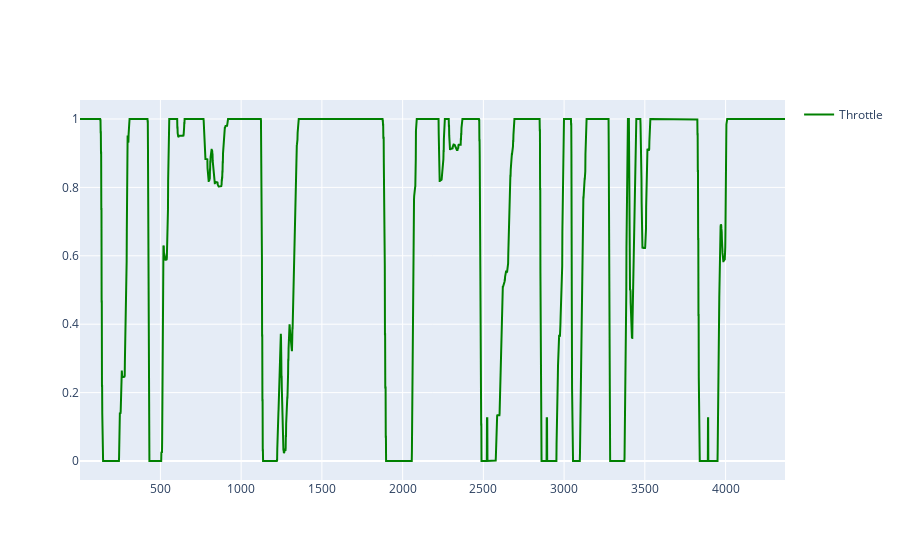

Notebook code for this chart:
### Code cell
fig = lap_fig(data_frames[0], full_range=True, columns=["Throttle"])
fig.show()

### Figure 1 — Plotly figure (JSON) as saved in the notebook; plotly's stock layout.template omitted (floating-point values rounded to 4 significant figures; data arrays with more than 128 entries replaced by an {"elided": "..."} marker saying what was removed)
{"data": [{"line": {"color": "green"}, "marker": {"size": 1}, "name": "Throttle", "showlegend": true, "type": "scatter", "x": {"elided": "4368 float values"}, "y": {"elided": "4368 float values"}}], "layout": {}}
